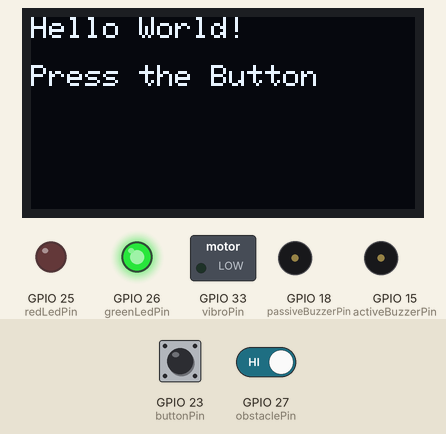
The sketch below on a simulated ESP32. Parts: 128×64 one-colour display, switched loads named in the sketch (green lamp = pin HIGH), output pins drawn as LEDs (lit = HIGH), buzzer (waves = sounding, pin HIGH). The test bench sets the inputs (shaded band); at power-on: GPIO 23 (buttonPin) HIGH, GPIO 27 (obstaclePin) HIGH.

Above: at 1.2 s.
1.3 s: GPIO 23 (buttonPin) pulled LOW for 0.15 s
At 1.59 s:
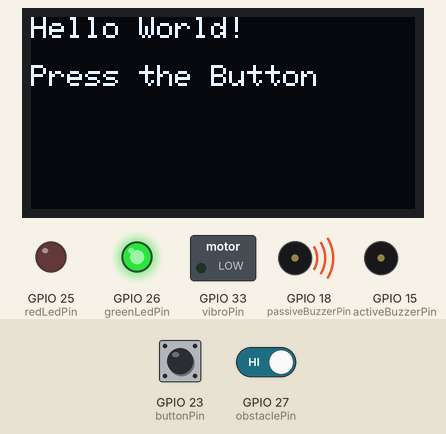
2.0 s: GPIO 27 (obstaclePin) driven LOW
At 2.48 s:
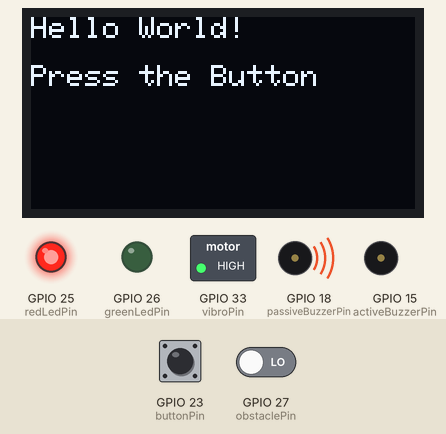
4.1 s: GPIO 27 (obstaclePin) driven HIGH
At 6.4 s:
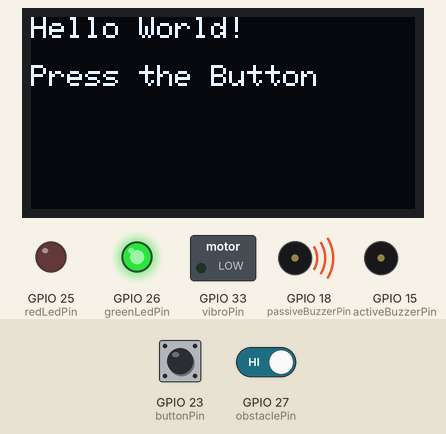
6.7 s: GPIO 23 (buttonPin) pulled LOW for 1 s
At 7.5 s:
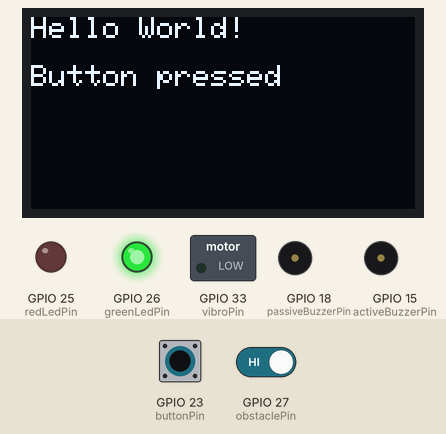
Timing chart, 0 to 9.7 s (numbered marks = the images above; inputs shaded):
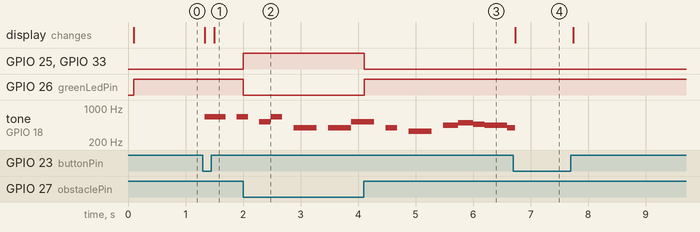

The sketch:

sensor-actuator.ino
```cpp
#include <Wire.h> // Обмін данними з дисплеєм
#include <Adafruit_GFX.h> // Малювання на дисплеї
#include <Adafruit_SSD1306.h> // робота з OLED-дисплеями, на базі Adafruit_GFX.h

#include "FS.h" // команди для файлової системи
#include "LittleFS.h" // файлова система

#define SCREEN_WIDTH 128 // Ширина екрана в px
#define SCREEN_HEIGHT 64 // Висота екрана в px

#define I2C_SDA 21 // Display Serial Data (SDA)
#define I2C_SCL 22 // Display Serial Clock (SCL) -тактова частота

// Обʼєкт дисплея
Adafruit_SSD1306 display(SCREEN_WIDTH, SCREEN_HEIGHT, &Wire, -1);

// Sensor Pins
const int activeBuzzerPin = 15;   // D15 - акивний буззер
const int passiveBuzzerPin = 18;  // D18 - пасивний буззер (мелодія)
const int buttonPin = 23;         // D23 - кнопка (INPUT_PULLUP by default)
const int obstaclePin = 27;       // D27 - датчик наближення / перешкод
const int redLedPin = 25;         // D25 - червоний діод
const int greenLedPin = 26;       // D26 - зелений діод
const int vibroPin = 33;          // D33 - вібромотор

// Ноти в герцах для теми Super Mario Bros
#define NOTE_E5  659
#define NOTE_C5  523
#define NOTE_G4  392
#define NOTE_E4  330
#define NOTE_A4  440
#define NOTE_B4  494
#define NOTE_AS4 466
#define NOTE_F4  349
#define NOTE_D5  587

const int anthemNotes[] = {
  NOTE_E5, NOTE_E5, 0, NOTE_E5, 0, NOTE_C5, NOTE_E5, 0,
  NOTE_G4, 0, NOTE_G4,
  NOTE_C5, 0, NOTE_G4, 0, NOTE_E4, 0,
  NOTE_A4, NOTE_B4, NOTE_AS4, NOTE_A4,
  NOTE_G4, NOTE_E5, NOTE_G4, NOTE_A4, 0, NOTE_F4, NOTE_G4, 0, NOTE_E5, 0, NOTE_C5, NOTE_D5, NOTE_B4
};

const int anthemDurations[] = {
  150, 150, 150, 150, 150, 150, 150, 150,
  300, 150, 300,
  300, 150, 150, 150, 300, 150,
  200, 200, 150, 300,
  150, 150, 150, 150, 150, 150, 150, 150, 150, 150, 150, 150, 150
};

const int anthemLength = sizeof(anthemNotes) / sizeof(anthemNotes[0]);

// Button and Music
bool isPlaying = false;
bool lastButtonState = HIGH;
unsigned long previousButtonMillis = 0;
const long buttonInterval = 50; // Антидребезг

// Таймер для датчика наближення / перешкод
unsigned long previousObstacleMillis = 0;
const long obstacleInterval = 100;

void setup() {
  pinMode(activeBuzzerPin, OUTPUT);
  pinMode(passiveBuzzerPin, OUTPUT);
  pinMode(buttonPin, INPUT_PULLUP);
  pinMode(obstaclePin, INPUT);
  pinMode(redLedPin, OUTPUT);
  pinMode(greenLedPin, OUTPUT);
  pinMode(vibroPin, OUTPUT);

  Serial.begin(115200); // Стандартний Boud Rate для передачі даних по UART
  // UART (Universal Asynchronous Receiver-Transmitter) - апаратний вузол в мікроконтролері та протокол передачі даних між пристроями по двох проводах TX & RX.
  // UART не потребує окремий дріт тактування, бо задає швидкість обміну даними

  // Шина для пердачі даних на дисплей
  Wire.begin(I2C_SDA, I2C_SCL);

  // Ініціалізація дисплея за адресою I2C 0x3C
  if(!display.begin(SSD1306_SWITCHCAPVCC, 0x3C)) { // налаштування живлення, адреса
    Serial.println(F("Display Failed"));
    for(;;);
  }

  display.clearDisplay();
  display.setTextSize(1);
  display.setTextColor(SSD1306_WHITE);

  display.setCursor(0, 0);
  display.println(F("Hello World!"));
  display.display(); // Рендерінг
}

// --- Method 1: Button listener, music toggler, display updater ---
void updateButtonAndDisplay(unsigned long currentMillis) {
  if (currentMillis - previousButtonMillis >= buttonInterval) {
    previousButtonMillis = currentMillis;

    int currentButtonState = digitalRead(buttonPin);

    if (currentButtonState != lastButtonState) {
      lastButtonState = currentButtonState;
      if (currentButtonState == LOW) {
        isPlaying = !isPlaying;
      }
    }

    // Оновлюємо лише другий рядок екрана, не чіпаючи решту
    // Затираэмо попередній текст, заливаючи чорним прямокутник
    // 0, 16 - координати верхнього лівого кута
    // 128 - ширина екрану по горизонталі
    // 8 - висота рядка в px
    display.fillRect(0, 16, 128, 8, SSD1306_BLACK);
    display.setCursor(0, 16);

    if (currentButtonState == LOW) {
      display.print(F("Button pressed"));
    } else {
      display.print(F("Press the Button"));
    }

    display.display();
  }
}

// --- Method 2: Non-blocking music playback with pause-on-click functionality ---
void playMusicNonBlocking(unsigned long currentMillis) {
  static int noteIndex = 0;
  static unsigned long previousNoteMillis = 0;
  static bool notePlayingState = false;
  static int currentDuration = 0;

  if (!isPlaying) {
    // Якщо музика на паузі — глушимо баззер, але індекс noteIndex НЕ скидаємо!
    noTone(passiveBuzzerPin);
    notePlayingState = false;
    return;
  }

  // Якщо флаг play активний, продовжуємо грати мелодію
  if (!notePlayingState) {
    if (noteIndex >= anthemLength) {
      noteIndex = 0; // loop music
    }

    // Додаємо паузи між нотами рівні 30% часу довжини кожної ноти
    currentDuration = anthemDurations[noteIndex];
    unsigned long stepDuration = currentDuration * 1.3;

    if (anthemNotes[noteIndex] > 0) {
      tone(passiveBuzzerPin, anthemNotes[noteIndex]);
    } else {
      noTone(passiveBuzzerPin);
    }

    previousNoteMillis = currentMillis;
    notePlayingState = true;
  } else {
    // Чекаємо завершення звучання поточної ноти
    unsigned long stepDuration = currentDuration * 1.3;
    if (currentMillis - previousNoteMillis >= stepDuration) {
      noTone(passiveBuzzerPin);
      notePlayingState = false;
      noteIndex++; // Переходимо до наступної ноти тільки після завершення попередньої
    }
  }
}

// --- Method 3: Handle obstacle sensor, switch LEDs, and control the vibration motor ---
void updateObstacleAndIndicators(unsigned long currentMillis) {
  if (currentMillis - previousObstacleMillis >= obstacleInterval) {
    previousObstacleMillis = currentMillis;
    int obstacleState = digitalRead(obstaclePin);

    if (obstacleState == LOW) {
      digitalWrite(redLedPin, HIGH);
      digitalWrite(greenLedPin, LOW);
      digitalWrite(vibroPin, HIGH);
    } else {
      digitalWrite(redLedPin, LOW);
      digitalWrite(greenLedPin, HIGH);
      digitalWrite(vibroPin, LOW);
    }
  }
}

// loop() - безперервно по колу (polling на максимальній швидкості)
void loop() {
  unsigned long currentMillis = millis(); // Єдине джерело часу для неблокуючого коду. millis() - Час від запуску або ребуту плати

  updateButtonAndDisplay(currentMillis);
  playMusicNonBlocking(currentMillis);
  updateObstacleAndIndicators(currentMillis);
}
```

Measured:
- after the input at 1.3 s, tone on GPIO 18 (passiveBuzzerPin): silent → 659 Hz at once, → silent 0.36 s later, → 659 Hz 0.20 s later; the display: first differs from a run without the input at once (image 1 shows a later state)
- after the input at 2.0 s, GPIO 25 (redLedPin), GPIO 33 (vibroPin): LOW → HIGH at once; GPIO 26 (greenLedPin): HIGH → LOW at once
- after the input at 4.1 s, GPIO 25 (redLedPin), GPIO 33 (vibroPin): HIGH → LOW at once; GPIO 26 (greenLedPin): LOW → HIGH at once
- after the input at 6.7 s, the display: changes at once (image 4)
